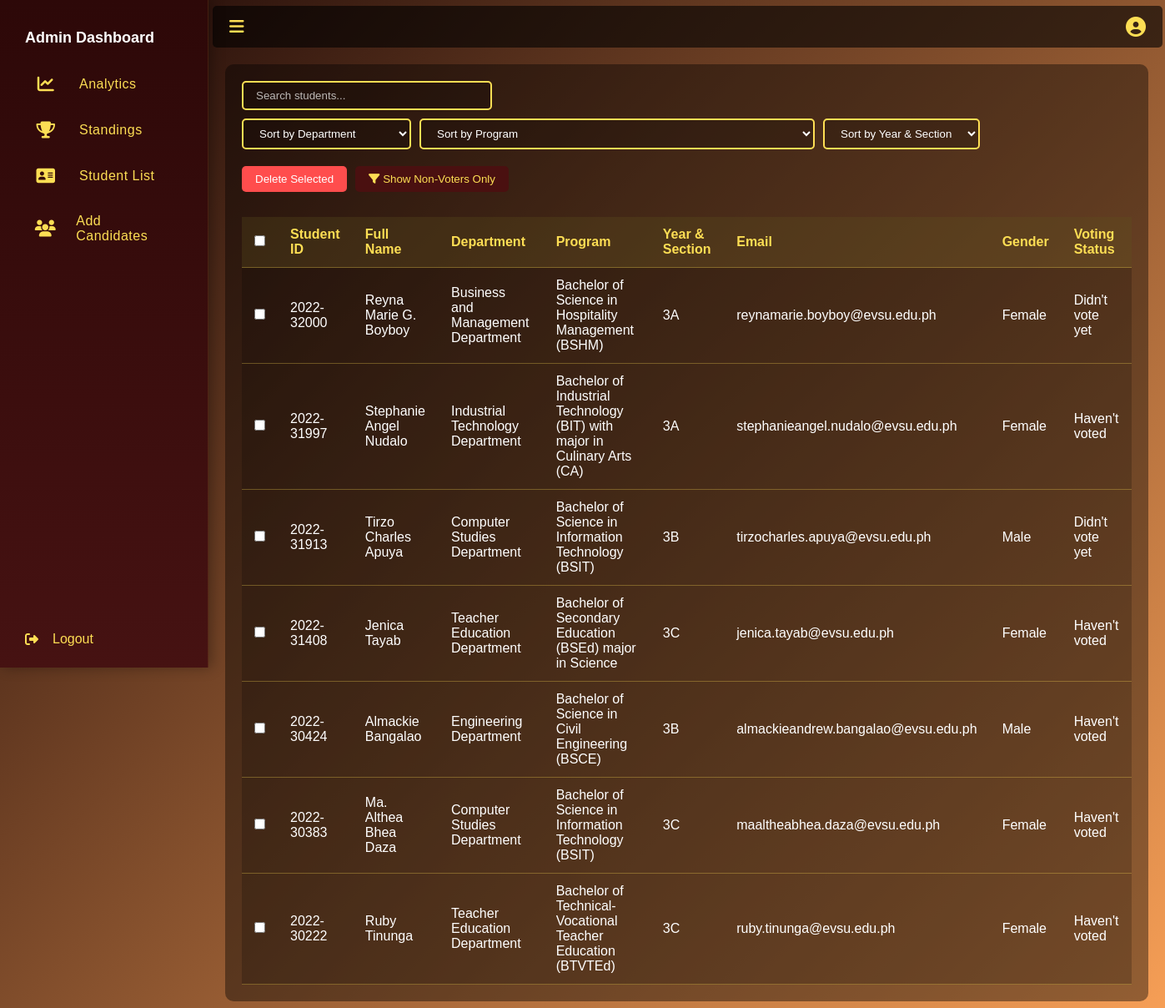
The page /student_list.php (signed in) on the database its author committed.
### tables this page shows
CREATE TABLE `students_registration` (
  `id` int(11) NOT NULL,
  `fullname` varchar(255) NOT NULL,
  `student_id` varchar(15) NOT NULL,
  `email` varchar(255) DEFAULT NULL,
  `department` varchar(255) DEFAULT NULL,
  `program` varchar(255) DEFAULT NULL,
  `qr_code_path` varchar(255) NOT NULL,
  `gender` enum('Male','Female') NOT NULL,
  `section` varchar(50) NOT NULL,
  `created_at` timestamp NOT NULL DEFAULT current_timestamp(),
  `otp` varchar(10) DEFAULT NULL,
  `status` enum('pending','verified') DEFAULT 'pending'
);

### student_list.php (the view, shortened to what this page needs)
<!DOCTYPE html>
<html lang="en">
<head>
  <link rel="stylesheet" href="https://cdnjs.cloudflare.com/ajax/libs/font-awesome/6.5.0/css/all.min.css">
</head>
<body>
  <div class="sidebar" id="sidebar">
    <div>
      <div class="menu">
        <div class="menu-title">Admin Dashboard</div>
        <div class="menu-item" onclick="window.location.href='admin_dashboard.php'"><i class="fas fa-chart-line"></i><span class="label1">Analytics</span></div>
        <div class="menu-item" onclick="window.location.href='standing.php'"><i class="fas fa-trophy fa-solid fa-address-card"></i><span class="label1">Standings</span></div>
        <div class="menu-item" onclick="window.location.href='student_list.php'"><i class="fas fa-address-card"></i><span class="label1">Student List</span></div>
        <div class="menu-item" onclick="window.location.href='add_candidate_dashboard.php'"><i class="fas fa-users"></i><span class="label">Add Candidates</span></div>
      </div>
    </div>
    <div class="logout-btn"><i class="fas fa-sign-out-alt"></i><span class="label">Logout</span></div>
  </div>
  <div class="main-content" id="main">
    <div class="topbar">
      <div class="toggle-btn" onclick="toggleSidebar()"><i class="fas fa-bars"></i></div>
      <div class="profile">
        <i class="fas fa-user-circle"></i>
      </div>
    </div>
    <div class="student-list-section">
      <div class="controls">
        <div class="search-box">
          <input type="text" id="searchInput" placeholder="Search students...">
        </div>
        <div class="sort-controls">
          <select id="departmentSort">
            <option value="">Sort by Department</option>
          </select>
          <select id="programSort">
            <option value="">Sort by Program</option>
          </select>
          <select id="sectionSort">
            <option value="">Sort by Year & Section</option>
          </select>
        </div>
      </div>
      <div style="display: flex; gap: 10px; margin-bottom: 10px;">
        <button id="deleteSelected" style="background:#ff4d4d;color:#fff;padding:8px 16px;border:none;border-radius:5px;cursor:pointer;">Delete Selected</button>
        <button id="sortByStatus" style="background:#4a1010;color:#FDDE54;padding:8px 16px;border:none;border-radius:5px;cursor:pointer;">
          <i class="fas fa-filter"></i> Show Non-Voters Only
        </button>
      </div>
      <div class="table-container">
        <table id="studentTable">
          <thead>
            <tr>
              <th><input type="checkbox" id="selectAll"></th>
              <th>Student ID</th>
              <th>Full Name</th>
              <th>Department</th>
              <th>Program</th>
              <th>Year & Section</th>
              <th>Email</th>
              <th>Gender</th>
              <th>Voting Status</th>
            </tr>
          </thead>
          <tbody>
            <?php
              include 'db.php';
              $sql = "SELECT s.student_id, s.fullname, s.department, s.program, s.section, s.email, s.gender,
                     CASE
                         WHEN v.status = 'Voted' THEN 'Voted'
                         WHEN v.status = 'Didn''t vote yet' THEN 'Didn''t vote yet'
                         ELSE 'Haven''t voted'
                     END as voting_status
                     FROM students_registration s
                     LEFT JOIN student_votes v ON s.student_id = v.student_id
                     ORDER BY s.student_id DESC";
              $result = $conn->query($sql);
              if ($result->num_rows > 0) {
                while($row = $result->fetch_assoc()) {
                  echo "<tr>";
                  echo '<td><input type="checkbox" class="select-student" value="' . htmlspecialchars($row['student_id']) . '"></td>';
                  echo "<td>" . htmlspecialchars($row['student_id']) . "</td>";
                  echo "<td>" . htmlspecialchars($row['fullname']) . "</td>";
                  echo "<td>" . htmlspecialchars($row['department']) . "</td>";
                  echo "<td>" . htmlspecialchars($row['program']) . "</td>";
                  echo "<td>" . htmlspecialchars($row['section']) . "</td>";
                  echo "<td>" . htmlspecialchars($row['email']) . "</td>";
                  echo "<td>" . htmlspecialchars($row['gender']) . "</td>";
                  echo "<td>" . htmlspecialchars($row['voting_status']) . "</td>";
                  echo "</tr>";
                }
              } else {
                echo "<tr><td colspan='9'>No students found</td></tr>";
              }
            ?>
          </tbody>
        </table>
      </div>
    </div>
</body>
</html>

### student_list.php (style rules this page uses)
* { box-sizing: border-box; margin: 0; padding: 0; font-family: 'Karla', sans-serif; }
body { background: linear-gradient(135deg, #1a0606, #f79f56); color: #FDDE54; min-height: 100vh; display: flex; }
.sidebar { width: 250px; background: linear-gradient(180deg, #2d0808 0%, #461212 100%); transition: all 0.3s cubic-bezier(0.4, 0, 0.2, 1); height: 100vh; overflow: hidden; position: fixed; display: flex; flex-direction: column; justify-content: space-between; box-shadow: 4px 0 15px rgba(0, 0, 0, 0.3); backdrop-filter: blur(10px); border-right: 1px solid rgba(253, 222, 84, 0.1); z-index: 1000; }
.sidebar .menu { padding: 20px; }
.sidebar .menu-item { padding: 15px 20px; color: #FDDE54; display: flex; align-items: center; gap: 15px; cursor: pointer; transition: all 0.3s ease; border-radius: 0 30px 30px 0; margin: 5px 0; position: relative; font-weight: 500; letter-spacing: 0.5px; }
.label { margin-left: 7px; }
.label1 { margin-left: 10px; }
.sidebar .menu-item i { font-size: 20px; transition: all 0.3s ease; width: 30px; text-align: center; }
.logout-btn { padding: 15px 10px; color: #FDDE54; display: flex; align-items: center; gap: 10px; cursor: pointer; margin-bottom: 10px; margin-left: 20px; width: 87%; transition: all 0.3s ease; border-radius: 10px; position: relative; overflow: hidden; }
.main-content { margin-left: 250px; transition: margin-left 0.3s ease; width: 100%; }
.topbar { display: flex; justify-content: space-between; align-items: center; padding: 25px 20px; background: rgba(0,0,0,0.6); position: sticky; top: 0; z-index: 10; width: 99.3%; height: 40px; transition: none; margin: 7px 5px 5px 5px; border-radius: 5px; }
.toggle-btn { font-size: 20px; cursor: pointer; color: #FDDE54; }
.profile { position: relative; margin-left: auto; }
.profile i { font-size: 24px; cursor: pointer; }
.menu-title { font-weight: bold; font-size: 18px; padding: 15px 10px; color: #fff; }
.student-list-section { padding: 20px; margin: 20px; background: rgba(0, 0, 0, 0.4); border-radius: 10px; }
.controls { display: flex; justify-content: space-between; margin-bottom: 20px; flex-wrap: wrap; gap: 10px; }
.search-box input { padding: 8px 15px; border: 2px solid #FDDE54; border-radius: 5px; background: rgba(0, 0, 0, 0.2); color: #fff; width: 300px; }
.search-box input::placeholder { color: rgba(255, 255, 255, 0.7); }
.sort-controls { display: flex; gap: 10px; flex-wrap: wrap; }
.sort-controls select { padding: 8px 15px; border: 2px solid #FDDE54; border-radius: 5px; background: rgba(0, 0, 0, 0.2); color: #fff; cursor: pointer; }
.sort-controls select option { background: #2d0808; color: #fff; }
.table-container { overflow-x: auto; }
#studentTable { width: 100%; border-collapse: collapse; margin-top: 20px; background: rgba(0, 0, 0, 0.2); }
#studentTable th, #studentTable td { padding: 12px 15px; text-align: left; border-bottom: 1px solid rgba(253, 222, 84, 0.3); }
#studentTable th { background: rgba(253, 222, 84, 0.1); color: #FDDE54; font-weight: bold; }
#studentTable tbody tr td { color: #fff; }

### rows shown on the page
students_registration: student "2022-32000", fullname "Reyna Marie G. Boyboy", department "Business and Management Department", program "Bachelor of Science in Hospitality Management (BSHM)", section "3A", email "reynamarie.boyboy@evsu.edu.ph", gender "Female", voting_status "Didn't vote yet"
students_registration: student "2022-31997", fullname "Stephanie Angel Nudalo", department "Industrial Technology Department", program "Bachelor of Industrial Technology (BIT) with major in Culinary Arts (CA)", section "3A", email "stephanieangel.nudalo@evsu.edu.ph", gender "Female", voting_status "Haven't voted"
students_registration: student "2022-31913", fullname "Tirzo Charles Apuya", department "Computer Studies Department", program "Bachelor of Science in Information Technology (BSIT)", section "3B", email "tirzocharles.apuya@evsu.edu.ph", gender "Male", voting_status "Didn't vote yet"
students_registration: student "2022-31408", fullname "Jenica Tayab", department "Teacher Education Department", program "Bachelor of Secondary Education (BSEd) major in Science", section "3C", email "jenica.tayab@evsu.edu.ph", gender "Female", voting_status "Haven't voted"
students_registration: student "2022-30424", fullname "Almackie Bangalao", department "Engineering Department", program "Bachelor of Science in Civil Engineering (BSCE)", section "3B", email "almackieandrew.bangalao@evsu.edu.ph", gender "Male", voting_status "Haven't voted"
students_registration: student "2022-30383", fullname "Ma. Althea Bhea Daza", department "Computer Studies Department", program "Bachelor of Science in Information Technology (BSIT)", section "3C", email "maaltheabhea.daza@evsu.edu.ph", gender "Female", voting_status "Haven't voted"
students_registration: student "2022-30222", fullname "Ruby Tinunga", department "Teacher Education Department", program "Bachelor of Technical-Vocational Teacher Education (BTVTEd)", section "3C", email "ruby.tinunga@evsu.edu.ph", gender "Female", voting_status "Haven't voted"
